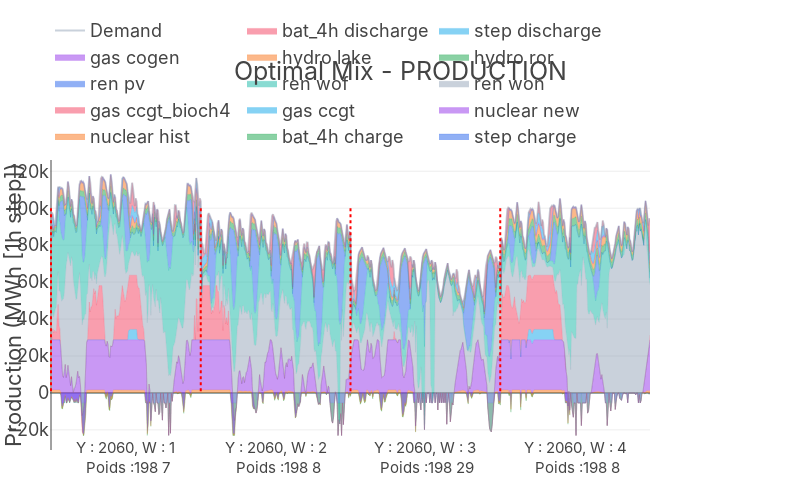
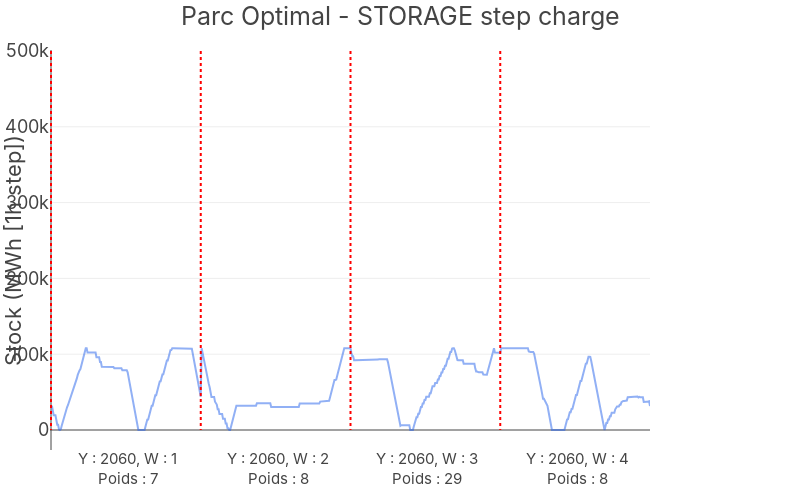
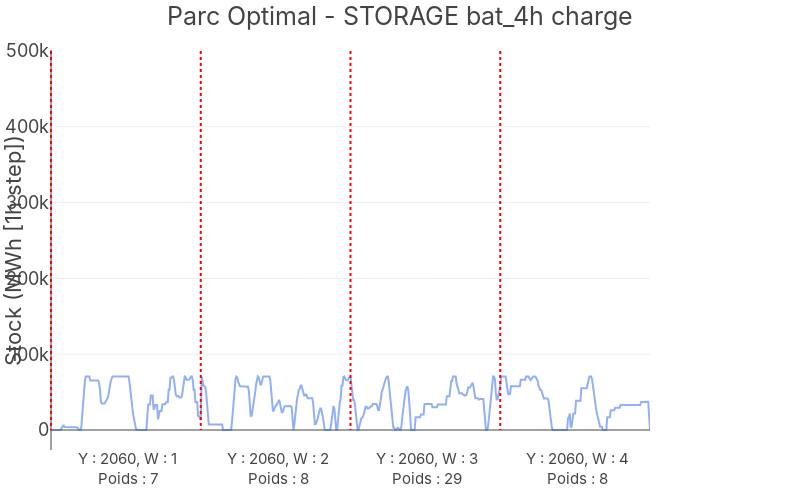
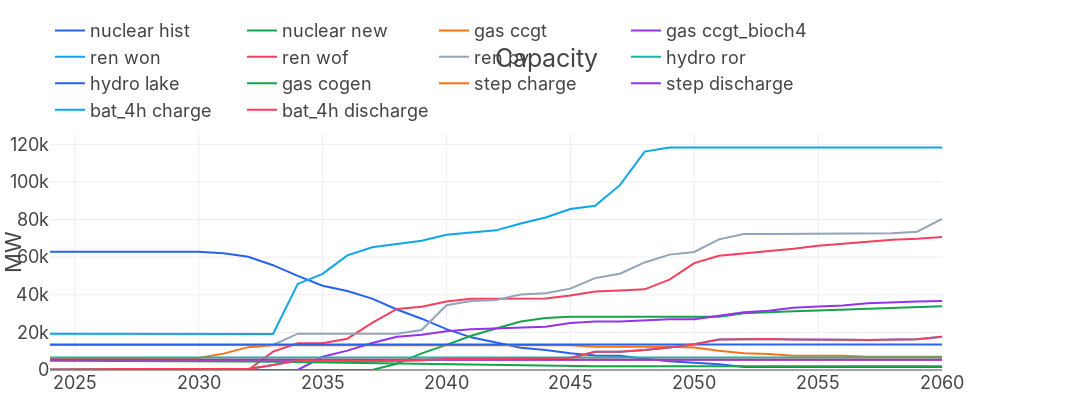

The cell these charts' notebook holds for them, in order:
### Markdown cell above
# ==== 23. Plot Results ====
# Use legacy plotting module to generate HTML plots for production, stock, capacity, mix, and inv/dec/capa.

### Code cell
if plot_output:
    with open(path_src + 'func/plot_output.py') as file:
        script_content = file.read()
    exec(script_content)
    print('Result plots generated and saved to out/', name_simulation)
else:
    print('plot_output flag is False → skipping output charts')

### Figure 1 — Plotly figure (JSON) as saved in the notebook; plotly's stock layout.template omitted (floating-point values rounded to 4 significant figures; data arrays with more than 128 entries replaced by an {"elided": "..."} marker saying what was removed)
{"data": [{"line": {"width": 0.2}, "name": "step charge", "stackgroup": "one", "type": "scatter", "x": {"elided": "672 int values"}, "y": {"elided": "672 float values"}}, {"line": {"width": 0.2}, "name": "bat_4h charge", "stackgroup": "one", "type": "scatter", "x": {"elided": "672 int values"}, "y": {"elided": "672 float values"}}, {"line": {"width": 0.2}, "name": "nuclear hist", "stackgroup": "one", "type": "scatter", "x": {"elided": "672 int values"}, "y": {"elided": "672 float values"}}, {"line": {"width": 0.2}, "name": "nuclear new", "stackgroup": "one", "type": "scatter", "x": {"elided": "672 int values"}, "y": {"elided": "672 float values"}}, {"line": {"width": 0.2}, "name": "gas ccgt", "stackgroup": "one", "type": "scatter", "x": {"elided": "672 int values"}, "y": {"elided": "672 float values"}}, {"line": {"width": 0.2}, "name": "gas ccgt_bioch4", "stackgroup": "one", "type": "scatter", "x": {"elided": "672 int values"}, "y": {"elided": "672 float values"}}, {"line": {"width": 0.2}, "name": "ren won", "stackgroup": "one", "type": "scatter", "x": {"elided": "672 int values"}, "y": {"elided": "672 float values"}}, {"line": {"width": 0.2}, "name": "ren wof", "stackgroup": "one", "type": "scatter", "x": {"elided": "672 int values"}, "y": {"elided": "672 float values"}}, {"line": {"width": 0.2}, "name": "ren pv", "stackgroup": "one", "type": "scatter", "x": {"elided": "672 int values"}, "y": {"elided": "672 float values"}}, {"line": {"width": 0.2}, "name": "hydro ror", "stackgroup": "one", "type": "scatter", "x": {"elided": "672 int values"}, "y": {"elided": "672 float values"}}, {"line": {"width": 0.2}, "name": "hydro lake", "stackgroup": "one", "type": "scatter", "x": {"elided": "672 int values"}, "y": {"elided": "672 float values"}}, {"line": {"width": 0.2}, "name": "gas cogen", "stackgroup": "one", "type": "scatter", "x": {"elided": "672 int values"}, "y": {"elided": "672 float values"}}, {"line": {"width": 0.2}, "name": "step discharge", "stackgroup": "one", "type": "scatter", "x": {"elided": "672 int values"}, "y": {"elided": "672 float values"}}, {"line": {"width": 0.2}, "name": "bat_4h discharge", "stackgroup": "one", "type": "scatter", "x": {"elided": "672 int values"}, "y": {"elided": "672 float values"}}, {"line": {"width": 2.0}, "mode": "lines", "name": "Demand", "opacity": 0.5, "type": "scatter", "x": {"elided": "672 int values"}, "y": {"elided": "672 float values"}}], "layout": {"annotations": [{"font": {"size": 15}, "showarrow": false, "text": "Y : 2060, W : 1<br> Poids :198 7", "x": 84, "xanchor": "center", "xref": "x", "y": -0.1, "yref": "paper"}, {"font": {"size": 15}, "showarrow": false, "text": "Y : 2060, W : 2<br> Poids :198 8", "x": 252, "xanchor": "center", "xref": "x", "y": -0.1, "yref": "paper"}, {"font": {"size": 15}, "showarrow": false, "text": "Y : 2060, W : 3<br> Poids :198 29", "x": 420, "xanchor": "center", "xref": "x", "y": -0.1, "yref": "paper"}, {"font": {"size": 15}, "showarrow": false, "text": "Y : 2060, W : 4<br> Poids :198 8", "x": 588, "xanchor": "center", "xref": "x", "y": -0.1, "yref": "paper"}], "font": {"size": 18}, "height": 500, "margin": {"b": 50, "l": 50, "r": 150, "t": 50}, "shapes": [{"line": {"color": "red", "dash": "dot", "width": 2}, "type": "line", "x0": 0, "x1": 0, "xref": "x", "y0": 100000, "y1": 0, "yref": "y"}, {"line": {"color": "red", "dash": "dot", "width": 2}, "type": "line", "x0": 168, "x1": 168, "xref": "x", "y0": 100000, "y1": 0, "yref": "y"}, {"line": {"color": "red", "dash": "dot", "width": 2}, "type": "line", "x0": 336, "x1": 336, "xref": "x", "y0": 100000, "y1": 0, "yref": "y"}, {"line": {"color": "red", "dash": "dot", "width": 2}, "type": "line", "x0": 504, "x1": 504, "xref": "x", "y0": 100000, "y1": 0, "yref": "y"}], "title": {"text": "Optimal Mix - PRODUCTION"}, "width": 800, "xaxis": {"showticklabels": false, "ticktext": [], "tickvals": [], "title": {}}, "yaxis": {"title": {"text": "Production (MWh [1h step])"}}}}

### Figure 2 — Plotly figure (JSON) as saved in the notebook; plotly's stock layout.template omitted (floating-point values rounded to 4 significant figures; data arrays with more than 128 entries replaced by an {"elided": "..."} marker saying what was removed)
{"data": [{"line": {"width": 2.0}, "mode": "lines", "name": "Stockage", "opacity": 0.5, "type": "scatter", "x": {"elided": "672 int values"}, "y": {"elided": "672 float values"}}], "layout": {"annotations": [{"font": {"size": 15}, "showarrow": false, "text": " Y : 2060, W : 1<br> Poids : 7", "x": 84, "xanchor": "center", "xref": "x", "y": -0.1, "yref": "paper"}, {"font": {"size": 15}, "showarrow": false, "text": " Y : 2060, W : 2<br> Poids : 8", "x": 252, "xanchor": "center", "xref": "x", "y": -0.1, "yref": "paper"}, {"font": {"size": 15}, "showarrow": false, "text": " Y : 2060, W : 3<br> Poids : 29", "x": 420, "xanchor": "center", "xref": "x", "y": -0.1, "yref": "paper"}, {"font": {"size": 15}, "showarrow": false, "text": " Y : 2060, W : 4<br> Poids : 8", "x": 588, "xanchor": "center", "xref": "x", "y": -0.1, "yref": "paper"}], "font": {"size": 18}, "height": 500, "margin": {"b": 50, "l": 50, "r": 150, "t": 50}, "shapes": [{"line": {"color": "red", "dash": "dot", "width": 2}, "type": "line", "x0": 0, "x1": 0, "xref": "x", "y0": 500000, "y1": 0, "yref": "y"}, {"line": {"color": "red", "dash": "dot", "width": 2}, "type": "line", "x0": 168, "x1": 168, "xref": "x", "y0": 500000, "y1": 0, "yref": "y"}, {"line": {"color": "red", "dash": "dot", "width": 2}, "type": "line", "x0": 336, "x1": 336, "xref": "x", "y0": 500000, "y1": 0, "yref": "y"}, {"line": {"color": "red", "dash": "dot", "width": 2}, "type": "line", "x0": 504, "x1": 504, "xref": "x", "y0": 500000, "y1": 0, "yref": "y"}], "title": {"text": "Parc Optimal - STORAGE step charge"}, "width": 800, "xaxis": {"showticklabels": false, "ticktext": [], "tickvals": [], "title": {}}, "yaxis": {"title": {"text": "Stock (MWh [1h step])"}}}}

### Figure 3 — Plotly figure (JSON) as saved in the notebook; plotly's stock layout.template omitted (floating-point values rounded to 4 significant figures; data arrays with more than 128 entries replaced by an {"elided": "..."} marker saying what was removed)
{"data": [{"line": {"width": 2.0}, "mode": "lines", "name": "Stockage", "opacity": 0.5, "type": "scatter", "x": {"elided": "672 int values"}, "y": {"elided": "672 float values"}}], "layout": {"annotations": [{"font": {"size": 15}, "showarrow": false, "text": " Y : 2060, W : 1<br> Poids : 7", "x": 84, "xanchor": "center", "xref": "x", "y": -0.1, "yref": "paper"}, {"font": {"size": 15}, "showarrow": false, "text": " Y : 2060, W : 2<br> Poids : 8", "x": 252, "xanchor": "center", "xref": "x", "y": -0.1, "yref": "paper"}, {"font": {"size": 15}, "showarrow": false, "text": " Y : 2060, W : 3<br> Poids : 29", "x": 420, "xanchor": "center", "xref": "x", "y": -0.1, "yref": "paper"}, {"font": {"size": 15}, "showarrow": false, "text": " Y : 2060, W : 4<br> Poids : 8", "x": 588, "xanchor": "center", "xref": "x", "y": -0.1, "yref": "paper"}], "font": {"size": 18}, "height": 500, "margin": {"b": 50, "l": 50, "r": 150, "t": 50}, "shapes": [{"line": {"color": "red", "dash": "dot", "width": 2}, "type": "line", "x0": 0, "x1": 0, "xref": "x", "y0": 500000, "y1": 0, "yref": "y"}, {"line": {"color": "red", "dash": "dot", "width": 2}, "type": "line", "x0": 168, "x1": 168, "xref": "x", "y0": 500000, "y1": 0, "yref": "y"}, {"line": {"color": "red", "dash": "dot", "width": 2}, "type": "line", "x0": 336, "x1": 336, "xref": "x", "y0": 500000, "y1": 0, "yref": "y"}, {"line": {"color": "red", "dash": "dot", "width": 2}, "type": "line", "x0": 504, "x1": 504, "xref": "x", "y0": 500000, "y1": 0, "yref": "y"}], "title": {"text": "Parc Optimal - STORAGE bat_4h charge"}, "width": 800, "xaxis": {"showticklabels": false, "ticktext": [], "tickvals": [], "title": {}}, "yaxis": {"title": {"text": "Stock (MWh [1h step])"}}}}

### Figure 4 — Plotly figure (JSON) as saved in the notebook; plotly's stock layout.template omitted (floating-point values rounded to 4 significant figures)
{"data": [{"line": {"width": 2.0}, "mode": "lines", "name": "nuclear hist", "type": "scatter", "x": [2023, 2024, 2025, 2026, 2027, 2028, 2029, 2030, 2031, 2032, 2033, 2034, 2035, 2036, 2037, 2038, 2039, 2040, 2041, 2042, 2043, 2044, 2045, 2046, 2047, 2048, 2049, 2050, 2051, 2052, 2053, 2054, 2055, 2056, 2057, 2058, 2059, 2060], "y": [61280.0, 62930.0, 62930.0, 62930.0, 62930.0, 62930.0, 62930.0, 62930.0, 62010.0, 60200.0, 55710.0, 50050.0, 44830.0, 41990.0, 37930.0, 32140.0, 27280.0, 21720.0, 17360.0, 14700.0, 11880.0, 10650.0, 8886.0, 7758.0, 7550.0, 5964.0, 4640.0, 3845.0, 3088.0, 1650.0, 1650.0, 1650.0, 1650.0, 1650.0, 1650.0, 1650.0, 1650.0, 1650.0]}, {"line": {"width": 2.0}, "mode": "lines", "name": "nuclear new", "type": "scatter", "x": [2022, 2023, 2024, 2025, 2026, 2027, 2028, 2029, 2030, 2031, 2032, 2033, 2034, 2035, 2036, 2037, 2038, 2039, 2040, 2041, 2042, 2043, 2044, 2045, 2046, 2047, 2048, 2049, 2050, 2051, 2052, 2053, 2054, 2055, 2056, 2057, 2058, 2059, 2060], "y": [0.0, 0, 0, 0, 0, 0, 0, 0, 0, 0, 0, 0, 0, 0, 0, 0, 3322.0, 8859.0, 13370.0, 18210.0, 22040.0, 25760.0, 27670.0, 28300.0, 28300.0, 28300.0, 28300.0, 28300.0, 28300.0, 28300.0, 30220.0, 30900.0, 31280.0, 31640.0, 32130.0, 32620.0, 33130.0, 33700.0, 33920.0]}, {"line": {"width": 2.0}, "mode": "lines", "name": "gas ccgt", "type": "scatter", "x": [2019, 2020, 2021, 2022, 2023, 2024, 2025, 2026, 2027, 2028, 2029, 2030, 2031, 2032, 2033, 2034, 2035, 2036, 2037, 2038, 2039, 2040, 2041, 2042, 2043, 2044, 2045, 2046, 2047, 2048, 2049, 2050, 2051, 2052, 2053, 2054, 2055, 2056, 2057, 2058, 2059, 2060], "y": [6196, 6196, 6196, 6196, 6196.0, 6196.0, 6196.0, 6196.0, 6196.0, 6196.0, 6196.0, 6393.0, 8712.0, 12150.0, 13180.0, 13180.0, 13180.0, 13180.0, 13180.0, 13180.0, 13180.0, 13180.0, 13180.0, 13180.0, 13180.0, 13180.0, 13180.0, 12390.0, 12390.0, 12390.0, 12390.0, 11980.0, 10210.0, 8934.0, 8469.0, 7591.0, 7591.0, 7591.0, 6986.0, 6986.0, 6986.0, 6986.0]}, {"line": {"width": 2.0}, "mode": "lines", "name": "gas ccgt_bioch4", "type": "scatter", "x": [2022, 2023, 2024, 2025, 2026, 2027, 2028, 2029, 2030, 2031, 2032, 2033, 2034, 2035, 2036, 2037, 2038, 2039, 2040, 2041, 2042, 2043, 2044, 2045, 2046, 2047, 2048, 2049, 2050, 2051, 2052, 2053, 2054, 2055, 2056, 2057, 2058, 2059, 2060], "y": [0.0, 0, 0, 0, 0, 0, 0, 0, 0, 0, 0, 0, 0, 7046.0, 10280.0, 14360.0, 17710.0, 18730.0, 20540.0, 21710.0, 22120.0, 22550.0, 22990.0, 24930.0, 25780.0, 25780.0, 26200.0, 27010.0, 27010.0, 28810.0, 30720.0, 31520.0, 33060.0, 33730.0, 34300.0, 35480.0, 36040.0, 36470.0, 36670.0]}, {"line": {"width": 2.0}, "mode": "lines", "name": "ren won", "type": "scatter", "x": [2009, 2010, 2011, 2012, 2013, 2014, 2015, 2016, 2017, 2018, 2019, 2020, 2021, 2022, 2023, 2024, 2025, 2026, 2027, 2028, 2029, 2030, 2031, 2032, 2033, 2034, 2035, 2036, 2037, 2038, 2039, 2040, 2041, 2042, 2043, 2044, 2045, 2046, 2047, 2048, 2049, 2050, 2051, 2052, 2053, 2054, 2055, 2056, 2057, 2058, 2059, 2060], "y": [3495, 4664, 5903, 6756, 7560, 8145, 9280, 10479, 11957, 13746, 15413, 16765, 18006, 19251, 19250.0, 19250.0, 19250.0, 19250.0, 19250.0, 19250.0, 19250.0, 19250.0, 19210.0, 19190.0, 19110.0, 45770.0, 51120.0, 60910.0, 65290.0, 66980.0, 68710.0, 71940.0, 73070.0, 74240.0, 77910.0, 81090.0, 85610.0, 87290.0, 98260.0, 116100.0, 118200.0, 118200.0, 118200.0, 118200.0, 118200.0, 118200.0, 118200.0, 118200.0, 118200.0, 118200.0, 118200.0, 118200.0]}, {"line": {"width": 2.0}, "mode": "lines", "name": "ren wof", "type": "scatter", "x": [2009, 2010, 2011, 2012, 2013, 2014, 2015, 2016, 2017, 2018, 2019, 2020, 2021, 2022, 2023, 2024, 2025, 2026, 2027, 2028, 2029, 2030, 2031, 2032, 2033, 2034, 2035, 2036, 2037, 2038, 2039, 2040, 2041, 2042, 2043, 2044, 2045, 2046, 2047, 2048, 2049, 2050, 2051, 2052, 2053, 2054, 2055, 2056, 2057, 2058, 2059, 2060], "y": [0, 0, 0, 0, 0, 0, 0, 0, 0, 4, 4, 4, 4, 4, 4.0, 4.0, 4.0, 4.0, 4.0, 4.0, 4.0, 4.0, 4.0, 4.0, 9784.0, 14230.0, 14230.0, 16650.0, 25040.0, 32450.0, 33630.0, 36450.0, 37890.0, 38060.0, 38060.0, 38060.0, 39570.0, 41670.0, 42240.0, 42880.0, 48030.0, 56810.0, 60750.0, 62010.0, 62880.0, 64430.0, 66050.0, 67130.0, 68230.0, 69260.0, 69820.0, 70720.0]}, {"line": {"width": 2.0}, "mode": "lines", "name": "ren pv", "type": "scatter", "x": [2009, 2010, 2011, 2012, 2013, 2014, 2015, 2016, 2017, 2018, 2019, 2020, 2021, 2022, 2023, 2024, 2025, 2026, 2027, 2028, 2029, 2030, 2031, 2032, 2033, 2034, 2035, 2036, 2037, 2038, 2039, 2040, 2041, 2042, 2043, 2044, 2045, 2046, 2047, 2048, 2049, 2050, 2051, 2052, 2053, 2054, 2055, 2056, 2057, 2058, 2059, 2060], "y": [70, 276, 1015, 2612, 3642, 4285, 5185, 6056, 6679, 7567, 8466, 9399, 10551, 13343, 13340.0, 13340.0, 13340.0, 13340.0, 13340.0, 13340.0, 13340.0, 13340.0, 13340.0, 13340.0, 13340.0, 19320.0, 19320.0, 19310.0, 19300.0, 19290.0, 21220.0, 34400.0, 36710.0, 37200.0, 40160.0, 40800.0, 43270.0, 48840.0, 51170.0, 57170.0, 61350.0, 62770.0, 69470.0, 72280.0, 72280.0, 72280.0, 72560.0, 72560.0, 72560.0, 72670.0, 73540.0, 80320.0]}, {"line": {"width": 2.0}, "mode": "lines", "name": "hydro ror", "type": "scatter", "x": [2023, 2024, 2025, 2026, 2027, 2028, 2029, 2030, 2031, 2032, 2033, 2034, 2035, 2036, 2037, 2038, 2039, 2040, 2041, 2042, 2043, 2044, 2045, 2046, 2047, 2048, 2049, 2050, 2051, 2052, 2053, 2054, 2055, 2056, 2057, 2058, 2059, 2060], "y": [6678.0, 6678.0, 6678.0, 6678.0, 6678.0, 6678.0, 6678.0, 6678.0, 6678.0, 6678.0, 6678.0, 6678.0, 6678.0, 6678.0, 6678.0, 6678.0, 6678.0, 6678.0, 6678.0, 6678.0, 6678.0, 6678.0, 6678.0, 6678.0, 6678.0, 6678.0, 6678.0, 6678.0, 6678.0, 6678.0, 6678.0, 6678.0, 6678.0, 6678.0, 6678.0, 6678.0, 6678.0, 6678.0]}, {"line": {"width": 2.0}, "mode": "lines", "name": "hydro lake", "type": "scatter", "x": [2023, 2024, 2025, 2026, 2027, 2028, 2029, 2030, 2031, 2032, 2033, 2034, 2035, 2036, 2037, 2038, 2039, 2040, 2041, 2042, 2043, 2044, 2045, 2046, 2047, 2048, 2049, 2050, 2051, 2052, 2053, 2054, 2055, 2056, 2057, 2058, 2059, 2060], "y": [13610.0, 13610.0, 13610.0, 13610.0, 13610.0, 13610.0, 13610.0, 13610.0, 13610.0, 13610.0, 13610.0, 13610.0, 13610.0, 13610.0, 13610.0, 13610.0, 13610.0, 13610.0, 13610.0, 13610.0, 13610.0, 13610.0, 13610.0, 13610.0, 13610.0, 13610.0, 13610.0, 13610.0, 13610.0, 13610.0, 13610.0, 13610.0, 13610.0, 13610.0, 13610.0, 13610.0, 13610.0, 13610.0]}, {"line": {"width": 2.0}, "mode": "lines", "name": "gas cogen", "type": "scatter", "x": [2023, 2024, 2025, 2026, 2027, 2028, 2029, 2030, 2031, 2032, 2033, 2034, 2035, 2036, 2037, 2038, 2039, 2040, 2041, 2042, 2043, 2044, 2045, 2046, 2047, 2048, 2049, 2050, 2051, 2052, 2053, 2054, 2055, 2056, 2057, 2058, 2059, 2060], "y": [4900.0, 4900.0, 4900.0, 4900.0, 4900.0, 4900.0, 4900.0, 4900.0, 4707.0, 4513.0, 4320.0, 4127.0, 3933.0, 3740.0, 3547.0, 3353.0, 3160.0, 2967.0, 2773.0, 2580.0, 2387.0, 2193.0, 2000.0, 2000.0, 2000.0, 2000.0, 2000.0, 2000.0, 2000.0, 2000.0, 2000.0, 2000.0, 2000.0, 2000.0, 2000.0, 2000.0, 2000.0, 2000.0]}, {"line": {"width": 2.0}, "mode": "lines", "name": "step charge", "type": "scatter", "x": [2023, 2024, 2025, 2026, 2027, 2028, 2029, 2030, 2031, 2032, 2033, 2034, 2035, 2036, 2037, 2038, 2039, 2040, 2041, 2042, 2043, 2044, 2045, 2046, 2047, 2048, 2049, 2050, 2051, 2052, 2053, 2054, 2055, 2056, 2057, 2058, 2059, 2060], "y": [5394.0, 5394.0, 5394.0, 5394.0, 5394.0, 5394.0, 5394.0, 5394.0, 5394.0, 5394.0, 5394.0, 5394.0, 5394.0, 5394.0, 5394.0, 5394.0, 5394.0, 5394.0, 5394.0, 5394.0, 5394.0, 5394.0, 5394.0, 5394.0, 5394.0, 5394.0, 5394.0, 5394.0, 5394.0, 5394.0, 5394.0, 5394.0, 5394.0, 5394.0, 5394.0, 5394.0, 5394.0, 5394.0]}, {"line": {"width": 2.0}, "mode": "lines", "name": "step discharge", "type": "scatter", "x": [2023, 2024, 2025, 2026, 2027, 2028, 2029, 2030, 2031, 2032, 2033, 2034, 2035, 2036, 2037, 2038, 2039, 2040, 2041, 2042, 2043, 2044, 2045, 2046, 2047, 2048, 2049, 2050, 2051, 2052, 2053, 2054, 2055, 2056, 2057, 2058, 2059, 2060], "y": [5394.0, 5394.0, 5394.0, 5394.0, 5394.0, 5394.0, 5394.0, 5394.0, 5394.0, 5394.0, 5394.0, 5394.0, 5394.0, 5394.0, 5394.0, 5394.0, 5394.0, 5394.0, 5394.0, 5394.0, 5394.0, 5394.0, 5394.0, 5394.0, 5394.0, 5394.0, 5394.0, 5394.0, 5394.0, 5394.0, 5394.0, 5394.0, 5394.0, 5394.0, 5394.0, 5394.0, 5394.0, 5394.0]}, {"line": {"width": 2.0}, "mode": "lines", "name": "bat_4h charge", "type": "scatter", "x": [2019, 2020, 2021, 2022, 2023, 2024, 2025, 2026, 2027, 2028, 2029, 2030, 2031, 2032, 2033, 2034, 2035, 2036, 2037, 2038, 2039, 2040, 2041, 2042, 2043, 2044, 2045, 2046, 2047, 2048, 2049, 2050, 2051, 2052, 2053, 2054, 2055, 2056, 2057, 2058, 2059, 2060], "y": [16.1, 83.4, 316, 490, 490.0, 490.0, 490.0, 490.0, 490.0, 490.0, 490.0, 490.0, 490.0, 490.0, 2618.0, 4977.0, 4910.0, 4677.0, 4729.0, 4880.0, 5118.0, 5836.0, 6058.0, 6182.0, 6340.0, 6340.0, 6340.0, 9692.0, 9692.0, 10580.0, 11950.0, 13710.0, 16160.0, 16430.0, 16500.0, 16260.0, 16040.0, 16020.0, 16000.0, 16030.0, 16380.0, 17640.0]}, {"line": {"width": 2.0}, "mode": "lines", "name": "bat_4h discharge", "type": "scatter", "x": [2019, 2020, 2021, 2022, 2023, 2024, 2025, 2026, 2027, 2028, 2029, 2030, 2031, 2032, 2033, 2034, 2035, 2036, 2037, 2038, 2039, 2040, 2041, 2042, 2043, 2044, 2045, 2046, 2047, 2048, 2049, 2050, 2051, 2052, 2053, 2054, 2055, 2056, 2057, 2058, 2059, 2060], "y": [16.1, 83.4, 316, 490, 490.0, 490.0, 490.0, 490.0, 490.0, 490.0, 490.0, 490.0, 490.0, 490.0, 2618.0, 4977.0, 4910.0, 4677.0, 4729.0, 4880.0, 5118.0, 5836.0, 6058.0, 6182.0, 6340.0, 6340.0, 6340.0, 9692.0, 9692.0, 10580.0, 11950.0, 13710.0, 16160.0, 16430.0, 16500.0, 16260.0, 16040.0, 16020.0, 16000.0, 16030.0, 16380.0, 17640.0]}], "layout": {"font": {"size": 18}, "height": 400, "margin": {"b": 30, "l": 50, "r": 150, "t": 50}, "shapes": [{"line": {"color": "Red", "dash": "dot", "width": 1.0}, "type": "line", "x0": 2022, "x1": 2022, "y0": 0, "y1": 60000.0}], "title": {"text": "Capacity"}, "width": 1200, "xaxis": {"range": [2024, 2060], "title": {"text": ""}}, "yaxis": {"range": [0, 126000.0], "title": {"text": "MW"}}}}
